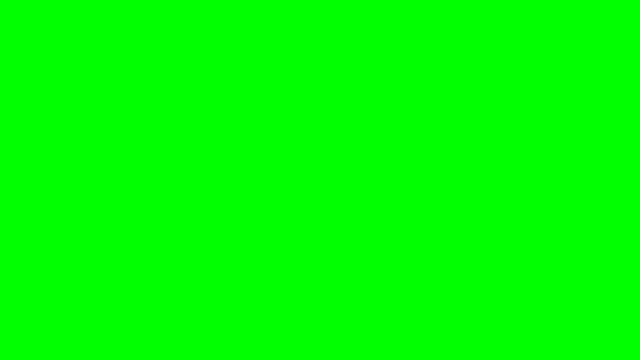
Frame 1 (no input)
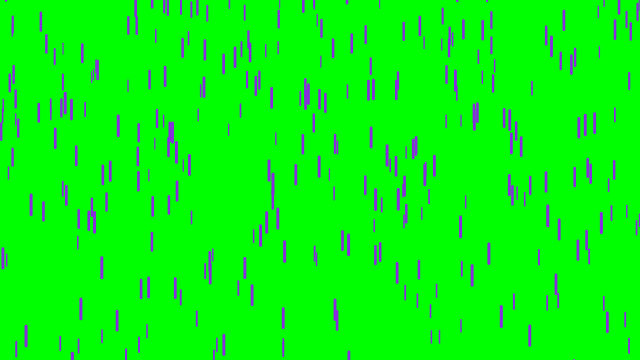
Frame 60 (no input)
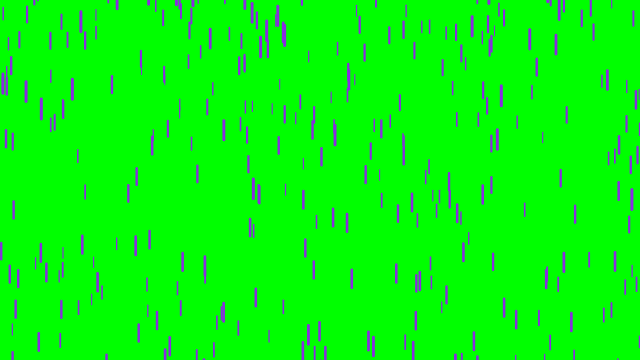
Frame 120 (the mouse pressed at the canvas centre since frame 60)

The p5.js sketch that drew these frames (run headless with seeded random() and noise() and a simulated clock; from frame 60 on, the mouse is pressed at the canvas centre):

// p5.js sketch
// ── sketch.js
// Purple Rain
// (138, 43, 226)
// (230, 230, 250) // background

var drops = [];

function setup() {
  createCanvas(640, 360);
  for (var i = 0; i < 500; i++) {
    drops[i] = new Drop();
  }
}

function draw() {
  //background(230, 230, 250);
  background(0,255,0);
  for (var i = 0; i < drops.length; i++) {
    drops[i].fall();
    drops[i].show();
  }
}
// ── rain.js
function Drop() {
  this.x = random(width);
  this.y = random(-500, -50);
  this.z = random(0, 20);
  this.len = map(this.z, 0, 20, 10, 20);
  this.yspeed = map(this.z, 0, 20, 1, 20);

  this.fall = function() {
    this.y = this.y + this.yspeed;
    var grav = map(this.z, 0, 20, 0, 0.2);
    this.yspeed = this.yspeed + grav;

    if (this.y > height) {
      this.y = random(-200, -100);
      this.yspeed = map(this.z, 0, 20, 4, 10);
    }
  };

  this.show = function() {
    var thick = map(this.z, 0, 20, 1, 3);
    strokeWeight(thick);
    stroke(138, 43, 226);
    line(this.x, this.y, this.x, this.y + this.len);
  };
}
